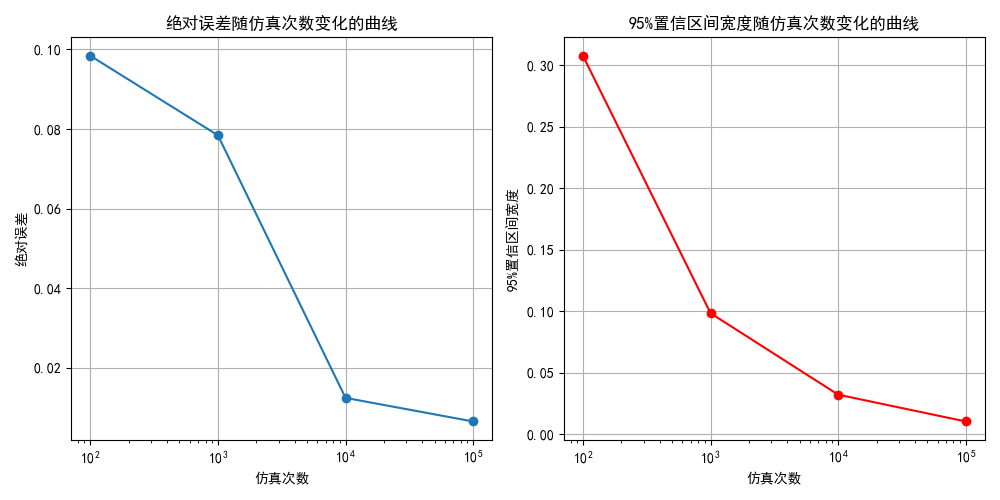

This figure's Python source:
import numpy as np
import matplotlib.pyplot as plt

# 设置matplotlib支持中文显示
plt.rcParams['font.sans-serif'] = ['SimHei']  # 指定默认字体为黑体
plt.rcParams['axes.unicode_minus'] = False  # 解决保存图像时负号'-'显示为方块的问题

def estimate_pi(N):
    # 在正方形内随机投点
    x = np.random.uniform(-1, 1, N)
    y = np.random.uniform(-1, 1, N)
    # 计算落在单位圆内的点的数量
    inside_circle = np.sum(x**2 + y**2 <= 1)
    # 估算π值
    pi_estimate = 4 * inside_circle / N
    return pi_estimate

# 设置不同的仿真次数
N_values = [100, 1000, 10000, 100000]
pi_estimates = []
errors = []
conf_intervals = []

for N in N_values:
    pi_estimate = estimate_pi(N)
    pi_estimates.append(pi_estimate)
    errors.append(abs(pi_estimate - np.pi))
    # 计算标准差
    std_dev = np.sqrt(pi_estimate * (4 - pi_estimate) / N)
    # 计算95%置信区间
    conf_interval = 1.96 * std_dev
    conf_intervals.append(conf_interval)

# 绘制绝对误差和置信区间随仿真次数变化的曲线
plt.figure(figsize=(10, 5))
plt.subplot(1, 2, 1)
plt.plot(N_values, errors, marker='o')
plt.xscale('log')
plt.xlabel('仿真次数')
plt.ylabel('绝对误差')
plt.title('绝对误差随仿真次数变化的曲线')
plt.grid(True)

plt.subplot(1, 2, 2)
plt.plot(N_values, conf_intervals, marker='o', color='r')
plt.xscale('log')
plt.xlabel('仿真次数')
plt.ylabel('95%置信区间宽度')
plt.title('95%置信区间宽度随仿真次数变化的曲线')
plt.grid(True)

plt.tight_layout()
plt.show()
# 打印最终估计的π值
print(f"最终估计的π值为: {pi_estimates[-1]}")
